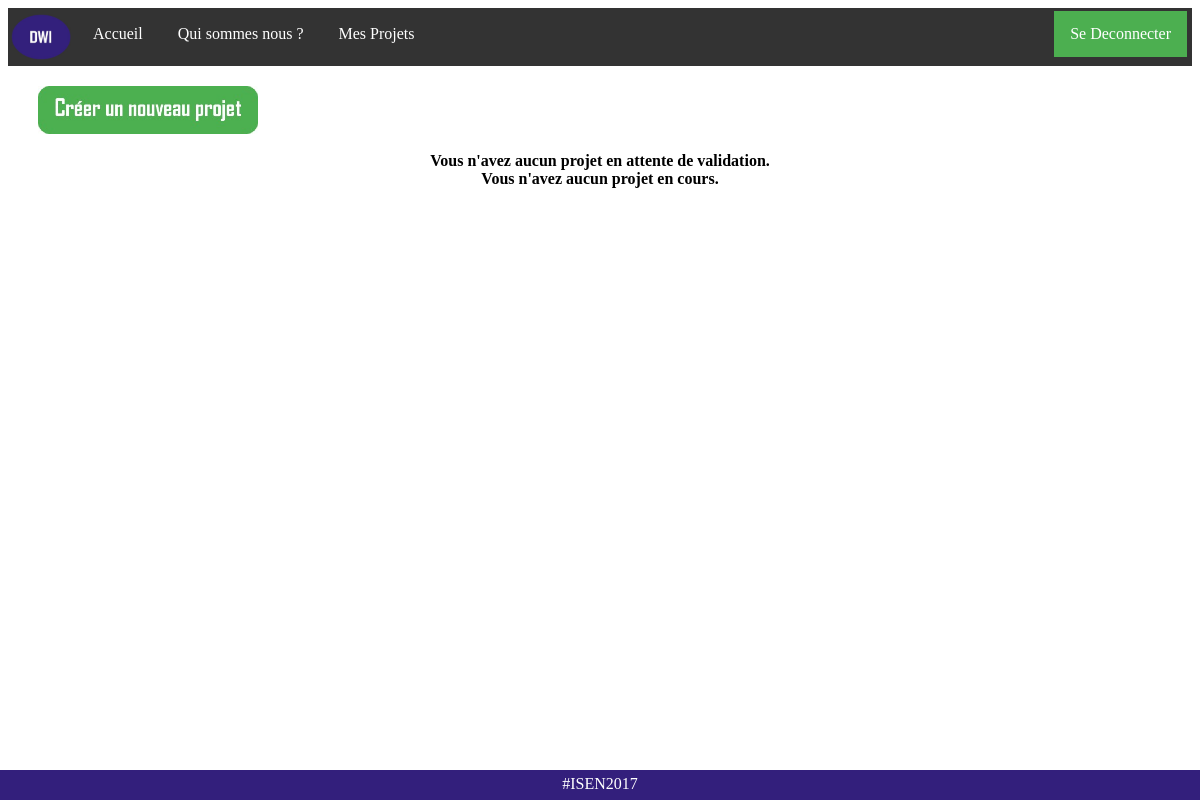
Before: /connected (signed in) with the older database file.
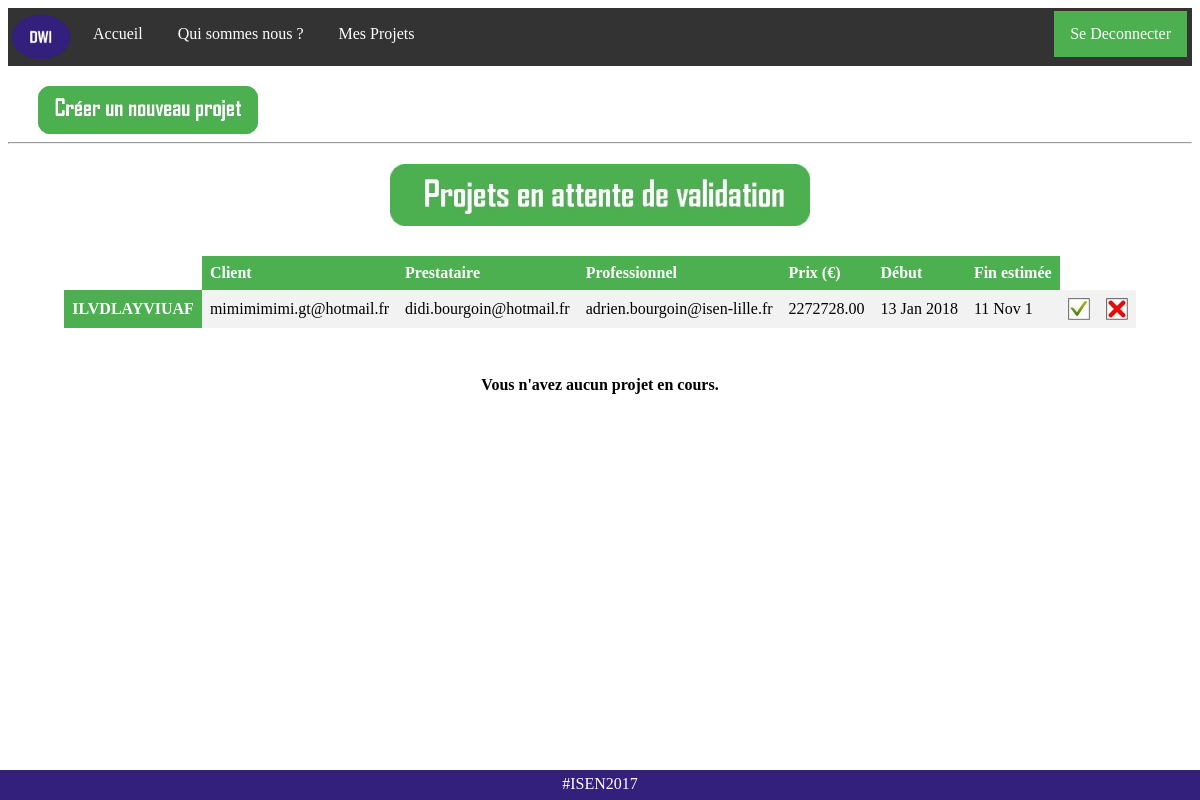
After: the same page with the newer database file.
### TheSafeDeal_NoAdmin/models.py (models this page shows, shortened)
class Projet(models.Model):
	titre = models.CharField(max_length=200)
	key = models.CharField(max_length=32, unique=True)
	prestataire = models.TextField(max_length=150, blank=True)
	client = models.TextField(max_length=150)
	professionnel = models.TextField(max_length=150)
	date_debut = models.DateTimeField(auto_now_add = True, auto_now=False)
	date_fin = models.DateTimeField(auto_now = False, blank = False)
	description = models.TextField()
	prix = models.DecimalField(max_digits=9, decimal_places=2)
	isValidate_Prestataire = models.BooleanField(default=False)
	isValidate_Professionnel = models.BooleanField(default=False)
	isValidate_Client = models.BooleanField(default=False)
	REQUIERED_FIELDS = []

### TheSafeDeal_NoAdmin/views.py (the view, shortened to what this page needs)
# urls.py: url(r'^connected$', views.connected, name='connected'),
def connected(request):
    user = request.user
    if user.is_authenticated() :
        utilisateur = CustomUser.objects.get(username=request.user)
        validated_projects = utilisateur.get_validated_projects_list()[0]
        unvalidated_projects = utilisateur.get_validated_projects_list()[1]
        if request.method == "POST":
            form = NewProjectForm(request.POST)
            if form.is_valid():
                cleaned_info = form.cleaned_data
                new_project = form.save(commit=False)
                new_project.key = get_random_string(length=32)
                new_project.date_debut = timezone.now()
                if CustomUser.objects.filter(email = cleaned_info['client']).exists() and CustomUser.objects.filter(email = cleaned_info['professionnel']).exists():
                    if cleaned_info['prestataire'] == '':
                        cli = CustomUser.objects.get(email = cleaned_info['client'])
                        pro = CustomUser.objects.get(email = cleaned_info['professionnel'])
                        if cli.typeUser == 'Client' and pro.typeUser == 'Professionnel':
                            new_project.save()
                            cli.add_project(new_project.key)
                            pro.add_project(new_project.key)
                            return redirect(connected)
                        else:
                            error = "Oups! L'adresse email entrée du Professionnel ou Client ne correpond pas à la bonne personne!"
                            return render(request, 'connected.html',{'form':form, 'error': error, 'validated_projects':validated_projects, 'unvalidated_projects':unvalidated_projects})
                    else:
                        if CustomUser.objects.filter(email = cleaned_info['prestataire']).exists():
                            pre = CustomUser.objects.get(email = cleaned_info['prestataire'])
                            pro = CustomUser.objects.get(email = cleaned_info['professionnel'])
                            cli = CustomUser.objects.get(email = cleaned_info['client'])
                            if pre.typeUser == 'Prestataire' and pro.typeUser == 'Professionnel' and cli.typeUser == 'Client':
                                new_project.save()
                                pre.add_project(new_project.key)
                                pro.add_project(new_project.key)
                                cli.add_project(new_project.key)
                                return redirect(connected)
                            else:
                                error = "Oups! L'adresse email entrée du Professionnel ou Prestataire ou Client ne correpond pas à la bonne entité !"
                                return render(request, 'connected.html',{'form':form, 'error': error, 'validated_projects':validated_projects, 'unvalidated_projects':unvalidated_projects})
                        else:
                            error = "Le Prestataire n'est pas enregistré à cette adresse mail, veuillez réessayer."
                            return render(request, 'connected.html',{'form':form, 'error': error, 'validated_projects':validated_projects, 'unvalidated_projects':unvalidated_projects})
                else:
                    if not CustomUser.objects.filter(email = cleaned_info['client']).exists():
                        error = "Le Client n'est pas enregistré à cette adresse mail, veuillez recréer le projet."
                    elif not CustomUser.objects.filter(email = cleaned_info['professionnel']).exists():
                        error = "Le Professionnel n'est pas enregistré à cette adresse mail, veuillez recréer le projet."
                    return render(request, 'connected.html',{'form':form, 'error': error, 'validated_projects':validated_projects, 'unvalidated_projects':unvalidated_projects})
        else:
            form = NewProjectForm()
        return render(request, 'connected.html',{'form':form, 'user':request.user, 'validated_projects':validated_projects, 'unvalidated_projects':unvalidated_projects})
    else:
        form = NewProjectForm()
    return render(request, 'connected.html',{'form':form, 'user':request.user})

### TheSafeDeal_NoAdmin/models.py (called while the page is built)
    def get_projects_list(self):
    	if self.projet == "" :
    		return []
    	else:
    		result = self.projet.split(';')
    		result.remove("")
    		return result

### TheSafeDeal_NoAdmin/templates/connected.html (shortened to what this page needs)
{% load staticfiles %}
<html>
<head>
        <link rel="stylesheet" href="{% static 'css/connected.css' %}" />
</head>
<body>
<ul>
  <li><img src="{% static 'img/logo.jpg' %}" title="Deal With It"></li>
  <li><a href="{% url 'home' %}">Accueil</a></li>
  <li><a href="{% url 'about' %}">Qui sommes nous ?</a></li>
  {% if user.is_authenticated %}
   <li><a href="{% url 'connected' %}">Mes Projets {{ use }}</a></li>
  {% endif %}
  {% if user.is_authenticated %}
  <li style="float:right;padding-right: 5px"><a class="active" href="{% url 'logout' %}">Se Deconnecter</a></li>
  {% endif %}
</ul>
{% if user.is_authenticated %}
<div style="background-color: white;height: auto;padding-left: 30px;padding-top: 20px">
	<img src="{% static 'img/new_project.jpg' %}" class="new_project" onclick="display_form()"/>
</div>
<center>
{% if unvalidated_projects|length != 0 %}
<hr>
<center>
<div class="projet">
	<img src="{% static 'img/waiting_project.jpg' %}" class="waiting_project"/>
	<table>
		<tr>
	     <td></td>
	     <th>Client</th>
	     <th>Prestataire</th>
	     <th>Professionnel</th>
	     <th>Prix (€)</th>
	     <th>Début</th>
	     <th>Fin estimée</th>
	    </tr>
		<tr>
		{% for projet in unvalidated_projects %}
    		<th title={{ projet.description }}>{{ projet.titre }}</th>
	     	<td>{{ projet.client }}</td>
	     	<td>{{ projet.prestataire }}</td>
	     	<td>{{ projet.professionnel }}</td>
	     	<td>{{ projet.prix }}</td>
	     	<td>{{ projet.date_debut|date:"d M Y" }}</td>
	     	<td>{{ projet.date_fin|date:"d M Y" }}</td>
	     	<td><a href="{% url 'connected' %}?key={{ projet.key }}&validate=True"><img src="{% static 'img/accepter.jpg' %}"/></a></td>
	     	<td><a href="{% url 'connected' %}?key={{ projet.key }}&validate=False"><img src="{% static 'img/refuser.jpg' %}"/></a></td>
	    </tr>
		{% endfor %}
	</table>
</div>
{% endif %}
{% if unvalidated_projects|length == 0 %}
<br />
<strong>Vous n'avez aucun projet en attente de validation.</strong>
{% endif %}
{% if validated_projects|length == 0 %}
<br />
<strong>Vous n'avez aucun projet en cours.</strong>
{% endif %}
</center>
{% endif %}
<div class="footer">
  <p>#ISEN2017</p>
</div>
</html>

### TheSafeDeal_NoAdmin/static/css/connected.css (style rules this page uses)
ul { list-style-type: none; margin: 0; padding: 0; overflow: hidden; background-color: #333; }
li { float: left; padding-top: 3px; padding-bottom: 3px; padding-right: 3px; }
li a { display: block; color: white; text-align: center; padding: 14px 16px; text-decoration: none; }
li img { height: 46px; width: 60px; display: block; padding-left: 3px; padding-top: 3px; padding-bottom: 3px; padding-right: 3px; }
table { border-collapse: collapse; width: auto; position: relative; margin-top: 30px; margin-bottom: 30px }
th, td { text-align: left; padding: 8px; }
tr:nth-child(even) { background-color: #f2f2f2 }
th { background-color: #4CAF50; color: white; }
.active { background-color: #4CAF50; }
.new_project { border-collapse: collapse; width: 220px; height: auto; cursor: pointer; }
.projet { background-color: white; height: auto; margin-top: 20px; width: 100% }
.waiting_project { position: relative; width: 420px; height: auto; }
.footer p { margin-top: 5px; font-family: calibri; }
.footer { position: fixed; left: 0; bottom: 0; width: 100%; background-color: #331f7c; color: white; text-align: center; height: 30px; }

Changed rows visible on the page:
added Projet: titre "ILVDLAYVIUAF", client "mimimimimi.gt@hotmail.fr", prestataire "didi.bourgoin@hotmail.fr", professionnel "adrien.bourgoin@isen-lille.fr", prix "2272728.00", date_debut "13 Jan 2018", date_fin "11 Nov 1"
Other visible differences:
text no longer shown: "Vous n'avez aucun projet en attente de validation."
text now shown: "Client Prestataire Professionnel Prix (€) Début Fin estimée"
